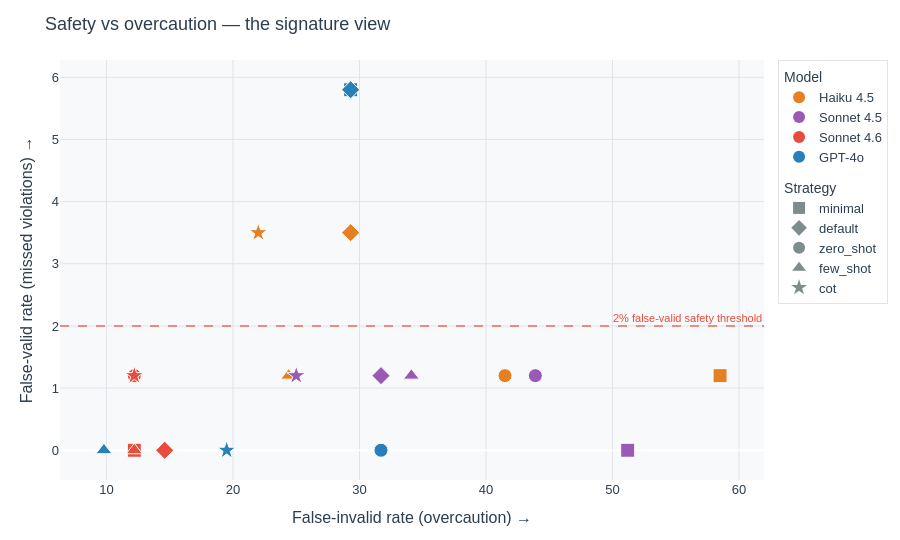

Notebook code for this chart:
### Markdown cell above
GPT-4o leads under every strategy; chain-of-thought pushes it to 85.1% — the
single highest cell. Claude Sonnet 4.5 and 4.6 cluster around 77-82% with
relatively little spread across strategies. Haiku 4.5 is the weakest variant
and is the one model that is *hurt* by chain-of-thought (drops to 71%).

### Code cell
# Interactive Plotly version (replaces the static PNG previously embedded here).
from generate_plotly_charts import (
    fig_leaderboard, fig_safety_overcaution, fig_trap_cases,
    fig_v6, fig_aa_omniscience,
    build_leaderboard_df, build_trap_df, build_v6_df, build_aa_df,
)

_df = build_leaderboard_df(RESULTS_DIR)
_fig = fig_safety_overcaution(_df)
_fig

### Figure 1 — Plotly figure (JSON) as saved in the notebook; plotly's stock layout.template omitted (floating-point values rounded to 4 significant figures)
{"data": [{"hovertemplate": "<b>Haiku 4.5 / minimal</b><br>Accuracy: 72.3%<br>False invalid: 58.5%<br>False valid: 1.2%<br><extra></extra>", "legendgroup": "Haiku 4.5", "marker": {"color": "#e67e22", "line": {"color": "white", "width": 1}, "size": 14, "symbol": "square"}, "mode": "markers", "name": "Haiku 4.5 / minimal", "showlegend": false, "type": "scatter", "x": [58.5], "y": [1.2]}, {"hovertemplate": "<b>Haiku 4.5 / default</b><br>Accuracy: 78.0%<br>False invalid: 29.3%<br>False valid: 3.5%<br><extra></extra>", "legendgroup": "Haiku 4.5", "marker": {"color": "#e67e22", "line": {"color": "white", "width": 1}, "size": 14, "symbol": "diamond"}, "mode": "markers", "name": "Haiku 4.5 / default", "showlegend": false, "type": "scatter", "x": [29.3], "y": [3.5]}, {"hovertemplate": "<b>Haiku 4.5 / zero_shot</b><br>Accuracy: 74.5%<br>False invalid: 41.5%<br>False valid: 1.2%<br><extra></extra>", "legendgroup": "Haiku 4.5", "marker": {"color": "#e67e22", "line": {"color": "white", "width": 1}, "size": 14, "symbol": "circle"}, "mode": "markers", "name": "Haiku 4.5 / zero_shot", "showlegend": false, "type": "scatter", "x": [41.5], "y": [1.2]}, {"hovertemplate": "<b>Haiku 4.5 / few_shot</b><br>Accuracy: 74.5%<br>False invalid: 24.4%<br>False valid: 1.2%<br><extra></extra>", "legendgroup": "Haiku 4.5", "marker": {"color": "#e67e22", "line": {"color": "white", "width": 1}, "size": 14, "symbol": "triangle-up"}, "mode": "markers", "name": "Haiku 4.5 / few_shot", "showlegend": false, "type": "scatter", "x": [24.4], "y": [1.2]}, {"hovertemplate": "<b>Haiku 4.5 / cot</b><br>Accuracy: 70.9%<br>False invalid: 22.0%<br>False valid: 3.5%<br><extra></extra>", "legendgroup": "Haiku 4.5", "marker": {"color": "#e67e22", "line": {"color": "white", "width": 1}, "size": 14, "symbol": "star"}, "mode": "markers", "name": "Haiku 4.5 / cot", "showlegend": false, "type": "scatter", "x": [22.0], "y": [3.5]}, {"hovertemplate": "<b>Sonnet 4.5 / minimal</b><br>Accuracy: 76.6%<br>False invalid: 51.2%<br>False valid: 0.0%<br><extra></extra>", "legendgroup": "Sonnet 4.5", "marker": {"color": "#9b59b6", "line": {"color": "white", "width": 1}, "size": 14, "symbol": "square"}, "mode": "markers", "name": "Sonnet 4.5 / minimal", "showlegend": false, "type": "scatter", "x": [51.2], "y": [0.0]}, {"hovertemplate": "<b>Sonnet 4.5 / default</b><br>Accuracy: 82.3%<br>False invalid: 31.7%<br>False valid: 1.2%<br><extra></extra>", "legendgroup": "Sonnet 4.5", "marker": {"color": "#9b59b6", "line": {"color": "white", "width": 1}, "size": 14, "symbol": "diamond"}, "mode": "markers", "name": "Sonnet 4.5 / default", "showlegend": false, "type": "scatter", "x": [31.7], "y": [1.2]}, {"hovertemplate": "<b>Sonnet 4.5 / zero_shot</b><br>Accuracy: 77.3%<br>False invalid: 43.9%<br>False valid: 1.2%<br><extra></extra>", "legendgroup": "Sonnet 4.5", "marker": {"color": "#9b59b6", "line": {"color": "white", "width": 1}, "size": 14, "symbol": "circle"}, "mode": "markers", "name": "Sonnet 4.5 / zero_shot", "showlegend": false, "type": "scatter", "x": [43.9], "y": [1.2]}, {"hovertemplate": "<b>Sonnet 4.5 / few_shot</b><br>Accuracy: 81.6%<br>False invalid: 34.1%<br>False valid: 1.2%<br><extra></extra>", "legendgroup": "Sonnet 4.5", "marker": {"color": "#9b59b6", "line": {"color": "white", "width": 1}, "size": 14, "symbol": "triangle-up"}, "mode": "markers", "name": "Sonnet 4.5 / few_shot", "showlegend": false, "type": "scatter", "x": [34.1], "y": [1.2]}, {"hovertemplate": "<b>Sonnet 4.5 / cot</b><br>Accuracy: 79.1%<br>False invalid: 25.0%<br>False valid: 1.2%<br><extra></extra>", "legendgroup": "Sonnet 4.5", "marker": {"color": "#9b59b6", "line": {"color": "white", "width": 1}, "size": 14, "symbol": "star"}, "mode": "markers", "name": "Sonnet 4.5 / cot", "showlegend": false, "type": "scatter", "x": [25.0], "y": [1.2]}, {"hovertemplate": "<b>Sonnet 4.6 / minimal</b><br>Accuracy: 81.6%<br>False invalid: 12.2%<br>False valid: 0.0%<br><extra></extra>", "legendgroup": "Sonnet 4.6", "marker": {"color": "#e74c3c", "line": {"color": "white", "width": 1}, "size": 14, "symbol": "square"}, "mode": "markers", "name": "Sonnet 4.6 / minimal", "showlegend": false, "type": "scatter", "x": [12.2], "y": [0.0]}, {"hovertemplate": "<b>Sonnet 4.6 / default</b><br>Accuracy: 80.9%<br>False invalid: 14.6%<br>False valid: 0.0%<br><extra></extra>", "legendgroup": "Sonnet 4.6", "marker": {"color": "#e74c3c", "line": {"color": "white", "width": 1}, "size": 14, "symbol": "diamond"}, "mode": "markers", "name": "Sonnet 4.6 / default", "showlegend": false, "type": "scatter", "x": [14.6], "y": [0.0]}, {"hovertemplate": "<b>Sonnet 4.6 / zero_shot</b><br>Accuracy: 80.9%<br>False invalid: 12.2%<br>False valid: 1.2%<br><extra></extra>", "legendgroup": "Sonnet 4.6", "marker": {"color": "#e74c3c", "line": {"color": "white", "width": 1}, "size": 14, "symbol": "circle"}, "mode": "markers", "name": "Sonnet 4.6 / zero_shot", "showlegend": false, "type": "scatter", "x": [12.2], "y": [1.2]}, {"hovertemplate": "<b>Sonnet 4.6 / few_shot</b><br>Accuracy: 78.7%<br>False invalid: 12.2%<br>False valid: 0.0%<br><extra></extra>", "legendgroup": "Sonnet 4.6", "marker": {"color": "#e74c3c", "line": {"color": "white", "width": 1}, "size": 14, "symbol": "triangle-up"}, "mode": "markers", "name": "Sonnet 4.6 / few_shot", "showlegend": false, "type": "scatter", "x": [12.2], "y": [0.0]}, {"hovertemplate": "<b>Sonnet 4.6 / cot</b><br>Accuracy: 78.7%<br>False invalid: 12.2%<br>False valid: 1.2%<br><extra></extra>", "legendgroup": "Sonnet 4.6", "marker": {"color": "#e74c3c", "line": {"color": "white", "width": 1}, "size": 14, "symbol": "star"}, "mode": "markers", "name": "Sonnet 4.6 / cot", "showlegend": false, "type": "scatter", "x": [12.2], "y": [1.2]}, {"hovertemplate": "<b>GPT-4o / minimal</b><br>Accuracy: 80.1%<br>False invalid: 29.3%<br>False valid: 5.8%<br><extra></extra>", "legendgroup": "GPT-4o", "marker": {"color": "#2980b9", "line": {"color": "white", "width": 1}, "size": 14, "symbol": "square"}, "mode": "markers", "name": "GPT-4o / minimal", "showlegend": false, "type": "scatter", "x": [29.3], "y": [5.8]}, {"hovertemplate": "<b>GPT-4o / default</b><br>Accuracy: 81.6%<br>False invalid: 29.3%<br>False valid: 5.8%<br><extra></extra>", "legendgroup": "GPT-4o", "marker": {"color": "#2980b9", "line": {"color": "white", "width": 1}, "size": 14, "symbol": "diamond"}, "mode": "markers", "name": "GPT-4o / default", "showlegend": false, "type": "scatter", "x": [29.3], "y": [5.8]}, {"hovertemplate": "<b>GPT-4o / zero_shot</b><br>Accuracy: 80.9%<br>False invalid: 31.7%<br>False valid: 0.0%<br><extra></extra>", "legendgroup": "GPT-4o", "marker": {"color": "#2980b9", "line": {"color": "white", "width": 1}, "size": 14, "symbol": "circle"}, "mode": "markers", "name": "GPT-4o / zero_shot", "showlegend": false, "type": "scatter", "x": [31.7], "y": [0.0]}, {"hovertemplate": "<b>GPT-4o / few_shot</b><br>Accuracy: 82.3%<br>False invalid: 9.8%<br>False valid: 0.0%<br><extra></extra>", "legendgroup": "GPT-4o", "marker": {"color": "#2980b9", "line": {"color": "white", "width": 1}, "size": 14, "symbol": "triangle-up"}, "mode": "markers", "name": "GPT-4o / few_shot", "showlegend": false, "type": "scatter", "x": [9.8], "y": [0.0]}, {"hovertemplate": "<b>GPT-4o / cot</b><br>Accuracy: 85.1%<br>False invalid: 19.5%<br>False valid: 0.0%<br><extra></extra>", "legendgroup": "GPT-4o", "marker": {"color": "#2980b9", "line": {"color": "white", "width": 1}, "size": 14, "symbol": "star"}, "mode": "markers", "name": "GPT-4o / cot", "showlegend": false, "type": "scatter", "x": [19.5], "y": [0.0]}, {"legendgroup": "models", "legendgrouptitle": {"text": "Model"}, "marker": {"color": "#e67e22", "size": 12}, "mode": "markers", "name": "Haiku 4.5", "type": "scatter", "x": [null], "y": [null]}, {"legendgroup": "models", "legendgrouptitle": {"text": "Model"}, "marker": {"color": "#9b59b6", "size": 12}, "mode": "markers", "name": "Sonnet 4.5", "type": "scatter", "x": [null], "y": [null]}, {"legendgroup": "models", "legendgrouptitle": {"text": "Model"}, "marker": {"color": "#e74c3c", "size": 12}, "mode": "markers", "name": "Sonnet 4.6", "type": "scatter", "x": [null], "y": [null]}, {"legendgroup": "models", "legendgrouptitle": {"text": "Model"}, "marker": {"color": "#2980b9", "size": 12}, "mode": "markers", "name": "GPT-4o", "type": "scatter", "x": [null], "y": [null]}, {"legendgroup": "strategies", "legendgrouptitle": {"text": "Strategy"}, "marker": {"color": "#7f8c8d", "size": 12, "symbol": "square"}, "mode": "markers", "name": "minimal", "type": "scatter", "x": [null], "y": [null]}, {"legendgroup": "strategies", "legendgrouptitle": {"text": "Strategy"}, "marker": {"color": "#7f8c8d", "size": 12, "symbol": "diamond"}, "mode": "markers", "name": "default", "type": "scatter", "x": [null], "y": [null]}, {"legendgroup": "strategies", "legendgrouptitle": {"text": "Strategy"}, "marker": {"color": "#7f8c8d", "size": 12, "symbol": "circle"}, "mode": "markers", "name": "zero_shot", "type": "scatter", "x": [null], "y": [null]}, {"legendgroup": "strategies", "legendgrouptitle": {"text": "Strategy"}, "marker": {"color": "#7f8c8d", "size": 12, "symbol": "triangle-up"}, "mode": "markers", "name": "few_shot", "type": "scatter", "x": [null], "y": [null]}, {"legendgroup": "strategies", "legendgrouptitle": {"text": "Strategy"}, "marker": {"color": "#7f8c8d", "size": 12, "symbol": "star"}, "mode": "markers", "name": "cot", "type": "scatter", "x": [null], "y": [null]}], "layout": {"annotations": [{"font": {"color": "#e74c3c", "size": 11}, "showarrow": false, "text": "2% false-valid safety threshold", "x": 1, "xanchor": "right", "xref": "x domain", "y": 2.0, "yanchor": "bottom", "yref": "y"}], "font": {"color": "#2c3e50", "family": "Helvetica, Arial, sans-serif", "size": 13}, "height": 540, "hovermode": "closest", "legend": {"bgcolor": "rgba(255,255,255,0.9)", "bordercolor": "#dfe4ea", "borderwidth": 1}, "margin": {"b": 60, "l": 60, "r": 30, "t": 60}, "paper_bgcolor": "white", "plot_bgcolor": "#f8f9fa", "shapes": [{"line": {"color": "#e74c3c", "dash": "dash"}, "opacity": 0.6, "type": "line", "x0": 0, "x1": 1, "xref": "x domain", "y0": 2.0, "y1": 2.0, "yref": "y"}], "title": {"text": "Safety vs overcaution — the signature view"}, "xaxis": {"gridcolor": "#dfe4ea", "title": {"text": "False-invalid rate (overcaution) →"}}, "yaxis": {"gridcolor": "#dfe4ea", "title": {"text": "False-valid rate (missed violations) →"}}}}
